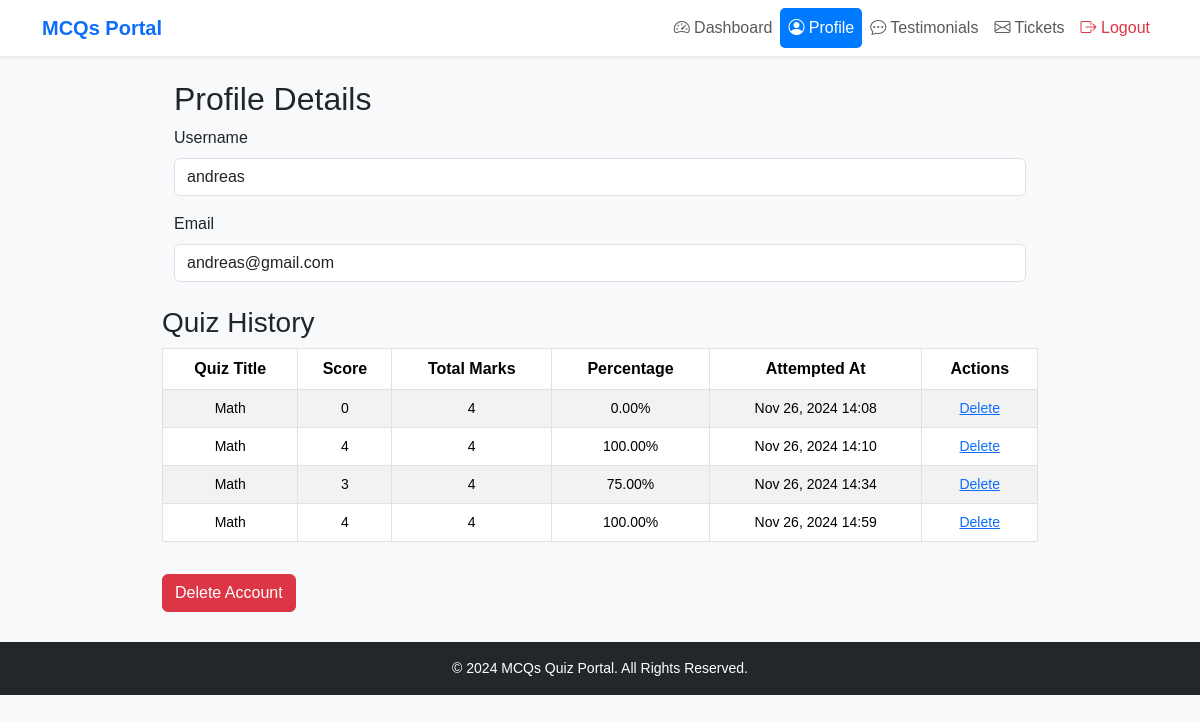
/profile/ (signed in), run on an earlier commit of the app's database.
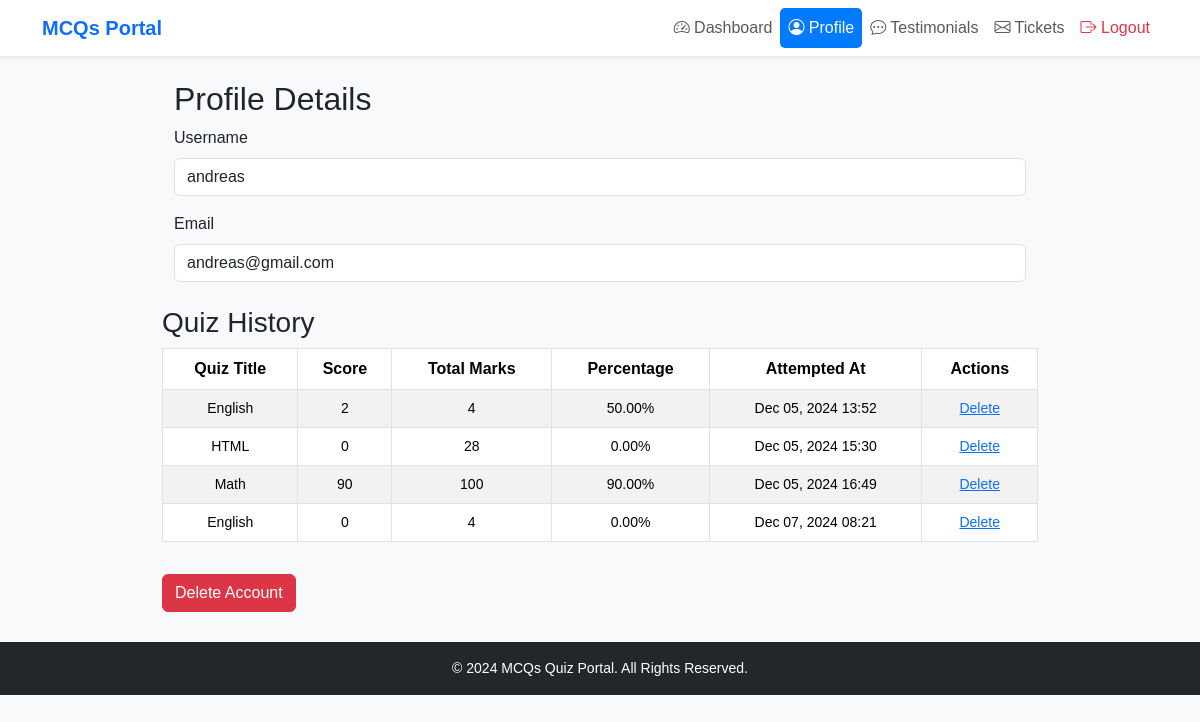
And on a later commit of the database.
### quiz/models.py (models this page shows, shortened)
class UserQuizHistory(models.Model):
    user = models.ForeignKey(settings.AUTH_USER_MODEL, on_delete=models.CASCADE)  # Dynamically reference User model
    category = models.ForeignKey(Category, on_delete=models.CASCADE)
    score = models.PositiveIntegerField(default=0)
    total_marks = models.PositiveIntegerField(default=0)
    percentage = models.FloatField(default=0.0)
    created_at = models.DateTimeField(auto_now_add=True )

class Category(models.Model):
    name = models.CharField(max_length=100)
    image = models.ImageField(upload_to='category_image')
    total_marks = models.PositiveIntegerField(default=0)

### quiz/views.py (the view)
# urls.py: path('profile/',views.profile, name = 'profile'),
def profile(request):
    user = request.user  # Get the currently logged-in user
    quiz_history = UserQuizHistory.objects.filter(user=user)  # Fetch quiz history for the user
    return render(request, 'quiz/profile.html', {
        'user': user,
        'quiz_history': quiz_history,
    })

### quiz/templates/quiz/profile.html (shortened to what this page needs)
<!DOCTYPE html>
<html lang="en">
  <head>
    <link
      href="https://cdn.jsdelivr.net/npm/bootstrap@5.3.3/dist/css/bootstrap.min.css"
      rel="stylesheet"
    />
    <link
      href="https://cdn.jsdelivr.net/npm/bootstrap-icons/font/bootstrap-icons.css"
      rel="stylesheet"
    />
  </head>
  <body>
    <div class="container-fluid">
      <div class="row">
        <nav class="navbar navbar-expand-lg navbar-light bg-white shadow-sm">
          <div class="container">
            <a class="navbar-brand text-primary fw-bold" href="#">MCQs Portal</a>
            <div class="collapse navbar-collapse" id="navbarNav">
              <ul class="navbar-nav ms-auto">
                <li class="nav-item">
                  <a class="nav-link" href="/dashboard">
                    <i class="bi bi-speedometer2"></i> Dashboard
                  </a>
                </li>
                <li class="nav-item">
                  <a class="nav-link active" href="/profile">
                    <i class="bi bi-person-circle"></i> Profile
                  </a>
                </li>
                <li class="nav-item">
                  <a class="nav-link" href="/testimonial">
                    <i class="bi bi-chat-dots"></i> Testimonials
                  </a>
                </li>
                <li class="nav-item">
                  <a class="nav-link" href="/ticket">
                    <i class="bi bi-envelope"></i> Tickets
                  </a>
                </li>
                <li class="nav-item">
                  <a class="nav-link text-danger" href="/log_out">
                    <i class="bi bi-box-arrow-right"></i> Logout
                  </a>
                </li>
              </ul>
            </div>
          </div>
        </nav>
        <div class="container-fluid col-md-9 mt-4">
          <div class="container">
            <h2>Profile Details</h2>
            <form action="">
              <div class="mb-3">
                <label for="username" class="form-label">Username</label>
                <input type="text" class="form-control" id="username" value="{{user.username}}" readonly>
              </div>
              <div class="mb-3">
                <label for="email" class="form-label">Email</label>
                <input type="email" class="form-control" id="email" value="{{user.email}}" readonly>
              </div>
            </form>
          </div>
          <div class="row mt-4">
            <div class="col">
              <h3>Quiz History</h3>
              {% if quiz_history %}
              <div class="table-responsive">
                <table class="table table-striped table-bordered">
                  <thead>
                    <tr>
                      <th>Quiz Title</th>
                      <th>Score</th>
                      <th>Total Marks</th>
                      <th>Percentage</th>
                      <th>Attempted At</th>
                      <th>Actions</th>
                    </tr>
                  </thead>
                  <tbody>
                    {% for history in quiz_history %}
                    <tr>
                      <td>{{ history.category.name }}</td>
                      <td>{{ history.score }}</td>
                      <td>{{ history.total_marks }}</td>
                      <td>{{ history.percentage|floatformat:2 }}%</td>
                      <td>{{ history.created_at|date:"M d, Y H:i" }}</td>
                      <td><a href="{% url 'deletehist' history.id  %}">Delete</a></td>
                    </tr>
                    {% endfor %}
                  </tbody>
                </table>
              </div>
              {% else %}
              <p>No quiz history available.</p>
              {% endif %}
            </div>
          </div>
          <div class="mt-3">
            <button class="btn btn-danger">
              <a href="{% url 'delete_account' user.id %}" class="text-white text-decoration-none mb-2">Delete Account</a>
            </button>
          </div>
        </div>
      </div>
    </div>
    <footer style="margin-top: 30px;" >
      <p class="mb-0">&copy; 2024 MCQs Quiz Portal. All Rights Reserved.</p>
    </footer>
  </body>
</html>

### quiz/templates/quiz/profile.html (style rules this page uses)
.navbar .nav-link.active { background-color: #007bff; color: white !important; border-radius: 5px; }
body { display: flex; min-height: 100vh; flex-direction: column; font-family: "Arial", sans-serif; background-color: #f8f9fa; }
.table-responsive { max-height: 400px; overflow-y: auto; }
table.table-bordered { border: 1px solid #dee2e6; }
table.table-striped thead { background-color: #f8f9fa; color: #495057; }
table.table-striped tbody tr:nth-child(odd) { background-color: #f1f3f5; }
table.table-striped tbody tr:nth-child(even) { background-color: #ffffff; }
table th, table td { padding: 12px 15px; text-align: center; border: 1px solid #dee2e6; }
table th { font-weight: bold; }
table td { font-size: 14px; }
footer { background-color: #23272b; color: white; text-align: center; padding: 1rem 0; }
footer p { font-size: 14px; }
.navbar-nav .nav-link { padding: 8px 16px; }
footer { background-color: #23272b; color: white; text-align: center; padding: 1rem 0; margin-top: 30px; }

What changed in the data, as far as the page shows it:
removed UserQuizHistory: category.name "Math", score "0", total_marks "4", percentage "0.00", created_at "Nov 26, 2024 14:08"
removed UserQuizHistory: category.name "Math", score "4", total_marks "4", percentage "100.00", created_at "Nov 26, 2024 14:10"
removed UserQuizHistory: category.name "Math", score "3", total_marks "4", percentage "75.00", created_at "Nov 26, 2024 14:34"
removed UserQuizHistory: category.name "Math", score "4", total_marks "4", percentage "100.00", created_at "Nov 26, 2024 14:59"
added UserQuizHistory: category.name "English", score "2", total_marks "4", percentage "50.00", created_at "Dec 05, 2024 13:52"
added UserQuizHistory: category.name "HTML", score "0", total_marks "28", percentage "0.00", created_at "Dec 05, 2024 15:30"
added UserQuizHistory: category.name "Math", score "90", total_marks "100", percentage "90.00", created_at "Dec 05, 2024 16:49"
added UserQuizHistory: category.name "English", score "0", total_marks "4", percentage "0.00", created_at "Dec 07, 2024 08:21"
